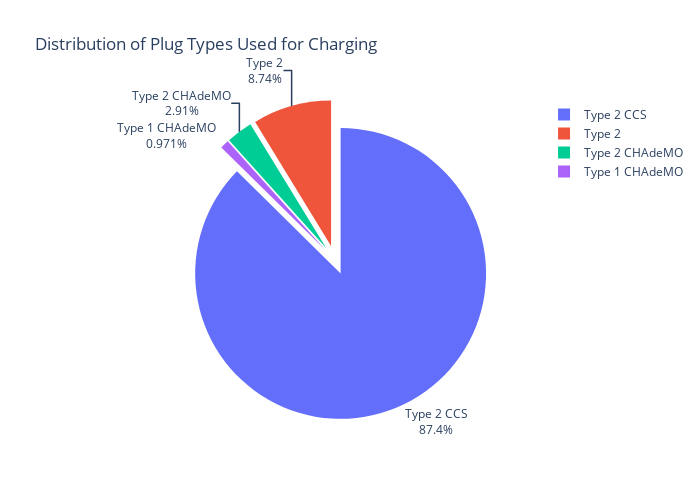

The code cell stored with this chart in its notebook:
### Markdown cell above
#### Type of Plug used for charging

### Code cell
# Calculate the value counts of plug types
plug_type_counts = df_feat_old['PlugType'].value_counts().reset_index()
plug_type_counts.columns = ['PlugType', 'Count']

# Create a pie chart using Plotly
fig = px.pie(plug_type_counts, names='PlugType', values='Count',
             title='Distribution of Plug Types Used for Charging',
             template='plotly',
             labels={'PlugType': 'Plug Type', 'Count': 'Count'},
             width=700, height=500
            )

# Customize the hover information
fig.update_traces(textinfo='percent+label',textposition='outside', pull=[0.1, 0.1, 0.1, 0.1])

# Show the plot
fig.show()
plt.savefig(f'../data/plugtypes.png', dpi=300)

### Figure 1 — Plotly figure (JSON) as saved in the notebook; plotly's stock layout.template omitted (floating-point values rounded to 4 significant figures)
{"data": [{"domain": {"x": [0, 1], "y": [0, 1]}, "hovertemplate": "Plug Type=%{label}<br>Count=%{value}<extra></extra>", "labels": ["Type 2 CCS", "Type 2", "Type 2 CHAdeMO", "Type 1 CHAdeMO"], "legendgroup": "", "name": "", "pull": [0.1, 0.1, 0.1, 0.1], "showlegend": true, "textinfo": "percent+label", "textposition": "outside", "type": "pie", "values": [90, 9, 3, 1]}], "layout": {"height": 500, "legend": {"tracegroupgap": 0}, "title": {"text": "Distribution of Plug Types Used for Charging"}, "width": 700}}
